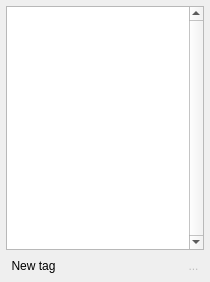
<?xml version="1.0" encoding="UTF-8"?>
<ui version="4.0">
 <class>TagsManager</class>
 <widget class="QWidget" name="TagsManager">
  <property name="geometry">
   <rect>
    <x>0</x>
    <y>0</y>
    <width>210</width>
    <height>282</height>
   </rect>
  </property>
  <property name="windowTitle">
   <string>Form</string>
  </property>
  <layout class="QVBoxLayout" name="verticalLayout">
   <property name="leftMargin">
    <number>6</number>
   </property>
   <property name="topMargin">
    <number>6</number>
   </property>
   <property name="rightMargin">
    <number>6</number>
   </property>
   <property name="bottomMargin">
    <number>6</number>
   </property>
   <item>
    <widget class="QListWidget" name="tagsListWidget">
     <property name="styleSheet">
      <string notr="true">QListWidget{ 
	font-size: 11px;
 }
QListWidget::item{     
   color: palette(text);
 }
QListWidget::item:hover {     
    background-color: qradialgradient(cx: 0.7, cy: 1.5, fx: 0.7, fy: 1.9, radius: 1.2, stop: 0 palette(AlternateBase), stop: 1 transparent );
	 color: palette(bright-text);
 }
QListWidget::item:selected {
     background-color: qlineargradient(spread:pad, x1:0, y1:1, x2:0, y2:0,  stop: 0 palette(highlight), stop: 1 transparent );
	 color: palette(highlighted-text);
 }
QListWidget::item:selected:hover {
     background-color: palette(highlight);
 }
QListWidget::item:focus {
     background-color: qlineargradient(spread:pad, x1:0, y1:1, x2:0, y2:0,  stop: 0 palette(highlight), stop: 1 transparent );
	 color: palette( highlighted-text);
 }
QListWidget::item:focus:hover {
     background-color: palette(highlight);
 }</string>
     </property>
     <property name="verticalScrollBarPolicy">
      <enum>Qt::ScrollBarAlwaysOn</enum>
     </property>
     <property name="horizontalScrollBarPolicy">
      <enum>Qt::ScrollBarAlwaysOff</enum>
     </property>
     <property name="showDropIndicator" stdset="0">
      <bool>false</bool>
     </property>
     <property name="dragDropMode">
      <enum>QAbstractItemView::NoDragDrop</enum>
     </property>
     <property name="selectionMode">
      <enum>QAbstractItemView::NoSelection</enum>
     </property>
     <property name="iconSize">
      <size>
       <width>60</width>
       <height>60</height>
      </size>
     </property>
     <property name="verticalScrollMode">
      <enum>QAbstractItemView::ScrollPerPixel</enum>
     </property>
     <property name="movement">
      <enum>QListView::Static</enum>
     </property>
     <property name="spacing">
      <number>1</number>
     </property>
     <property name="viewMode">
      <enum>QListView::IconMode</enum>
     </property>
     <property name="uniformItemSizes">
      <bool>false</bool>
     </property>
     <property name="wordWrap">
      <bool>true</bool>
     </property>
    </widget>
   </item>
   <item>
    <layout class="QHBoxLayout" name="buttonsLayout">
     <item>
      <widget class="QToolButton" name="tagNew">
       <property name="styleSheet">
        <string notr="true">QToolButton {  border: 1px solid transparent;    border-radius:5px;   background: transparent;} QToolButton:pressed { background: palette(midlight); } QToolButton:hover { border-color:  palette(highlight); }</string>
       </property>
       <property name="text">
        <string>New tag</string>
       </property>
       <property name="icon">
        <iconset resource="../icons.qrc">
         <normaloff>:/glmixer/icons/plus.png</normaloff>:/glmixer/icons/plus.png</iconset>
       </property>
       <property name="iconSize">
        <size>
         <width>24</width>
         <height>24</height>
        </size>
       </property>
      </widget>
     </item>
     <item>
      <spacer name="horizontalSpacer">
       <property name="orientation">
        <enum>Qt::Horizontal</enum>
       </property>
       <property name="sizeHint" stdset="0">
        <size>
         <width>40</width>
         <height>20</height>
        </size>
       </property>
      </spacer>
     </item>
     <item>
      <widget class="QToolButton" name="tagRemove">
       <property name="enabled">
        <bool>false</bool>
       </property>
       <property name="toolTip">
        <string>Remove this tag.</string>
       </property>
       <property name="autoFillBackground">
        <bool>false</bool>
       </property>
       <property name="styleSheet">
        <string notr="true">QToolButton {  border: 1px solid transparent;    border-radius:5px;   background: transparent;} QToolButton:pressed { background: palette(midlight); } QToolButton:hover { border-color:  palette(highlight); }</string>
       </property>
       <property name="text">
        <string>...</string>
       </property>
       <property name="icon">
        <iconset resource="../icons.qrc">
         <normaloff>:/glmixer/icons/trash.png</normaloff>:/glmixer/icons/trash.png</iconset>
       </property>
       <property name="iconSize">
        <size>
         <width>24</width>
         <height>24</height>
        </size>
       </property>
      </widget>
     </item>
    </layout>
   </item>
  </layout>
 </widget>
 <resources>
  <include location="../icons.qrc"/>
 </resources>
 <connections>
  <connection>
   <sender>tagNew</sender>
   <signal>clicked()</signal>
   <receiver>TagsManager</receiver>
   <slot>createTag()</slot>
   <hints>
    <hint type="sourcelabel">
     <x>22</x>
     <y>263</y>
    </hint>
    <hint type="destinationlabel">
     <x>221</x>
     <y>256</y>
    </hint>
   </hints>
  </connection>
  <connection>
   <sender>tagRemove</sender>
   <signal>clicked()</signal>
   <receiver>TagsManager</receiver>
   <slot>deleteTag()</slot>
   <hints>
    <hint type="sourcelabel">
     <x>197</x>
     <y>268</y>
    </hint>
    <hint type="destinationlabel">
     <x>242</x>
     <y>267</y>
    </hint>
   </hints>
  </connection>
  <connection>
   <sender>tagsListWidget</sender>
   <signal>itemClicked(QListWidgetItem*)</signal>
   <receiver>TagsManager</receiver>
   <slot>useTag(QListWidgetItem*)</slot>
   <hints>
    <hint type="sourcelabel">
     <x>149</x>
     <y>170</y>
    </hint>
    <hint type="destinationlabel">
     <x>244</x>
     <y>184</y>
    </hint>
   </hints>
  </connection>
  <connection>
   <sender>tagsListWidget</sender>
   <signal>itemDoubleClicked(QListWidgetItem*)</signal>
   <receiver>TagsManager</receiver>
   <slot>selectTag(QListWidgetItem*)</slot>
   <hints>
    <hint type="sourcelabel">
     <x>104</x>
     <y>122</y>
    </hint>
    <hint type="destinationlabel">
     <x>104</x>
     <y>140</y>
    </hint>
   </hints>
  </connection>
  <connection>
   <sender>tagsListWidget</sender>
   <signal>itemChanged(QListWidgetItem*)</signal>
   <receiver>TagsManager</receiver>
   <slot>updateTag(QListWidgetItem*)</slot>
   <hints>
    <hint type="sourcelabel">
     <x>104</x>
     <y>122</y>
    </hint>
    <hint type="destinationlabel">
     <x>104</x>
     <y>140</y>
    </hint>
   </hints>
  </connection>
 </connections>
 <slots>
  <slot>createTag()</slot>
  <slot>useTag(QListWidgetItem*)</slot>
  <slot>deleteTag()</slot>
  <slot>selectTag(QListWidgetItem*)</slot>
  <slot>updateTag(QListWidgetItem*)</slot>
 </slots>
</ui>
